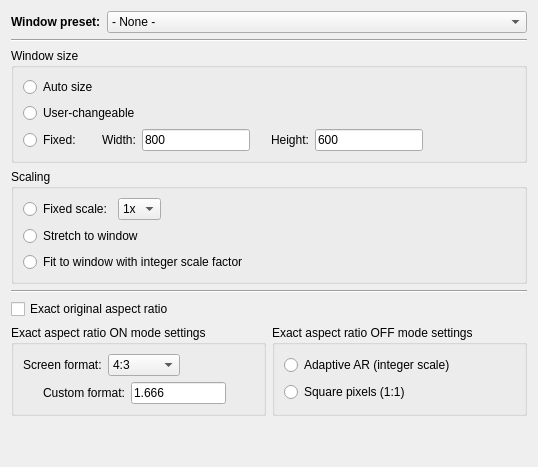
     <widget class="QWidget" name="windowTab">
      <attribute name="title">
       <string>Window</string>
      </attribute>
      <layout class="QVBoxLayout" name="verticalLayout_7">
       <item>
        <layout class="QHBoxLayout" name="horizontalLayout_4">
         <item>
          <widget class="QLabel" name="presetLabel">
           <property name="sizePolicy">
            <sizepolicy hsizetype="Preferred" vsizetype="Preferred">
             <horstretch>0</horstretch>
             <verstretch>0</verstretch>
            </sizepolicy>
           </property>
           <property name="font">
            <font>
             <bold>true</bold>
            </font>
           </property>
           <property name="text">
            <string>Window preset:</string>
           </property>
          </widget>
         </item>
         <item>
          <widget class="QComboBox" name="presetComboBox">
           <property name="sizePolicy">
            <sizepolicy hsizetype="Expanding" vsizetype="Fixed">
             <horstretch>0</horstretch>
             <verstretch>0</verstretch>
            </sizepolicy>
           </property>
           <item>
            <property name="text">
             <string>- None -</string>
            </property>
           </item>
           <item>
            <property name="text">
             <string notr="true">1x</string>
            </property>
           </item>
           <item>
            <property name="text">
             <string notr="true">2x</string>
            </property>
           </item>
           <item>
            <property name="text">
             <string notr="true">3x</string>
            </property>
           </item>
           <item>
            <property name="text">
             <string notr="true">4x</string>
            </property>
           </item>
           <item>
            <property name="text">
             <string notr="true">5x</string>
            </property>
           </item>
           <item>
            <property name="text">
             <string>Resizable</string>
            </property>
           </item>
          </widget>
         </item>
        </layout>
       </item>
       <item>
        <widget class="Line" name="line_2">
         <property name="orientation">
          <enum>Qt::Horizontal</enum>
         </property>
        </widget>
       </item>
       <item>
        <widget class="QGroupBox" name="windowSizeGroupBox">
         <property name="title">
          <string>Window size</string>
         </property>
         <layout class="QVBoxLayout" name="verticalLayout_6">
          <item>
           <widget class="QRadioButton" name="autoSizeRadioButton">
            <property name="text">
             <string>Auto size</string>
            </property>
           </widget>
          </item>
          <item>
           <widget class="QRadioButton" name="userSizeRadioButton">
            <property name="sizePolicy">
             <sizepolicy hsizetype="Expanding" vsizetype="Fixed">
              <horstretch>0</horstretch>
              <verstretch>0</verstretch>
             </sizepolicy>
            </property>
            <property name="text">
             <string>User-changeable</string>
            </property>
           </widget>
          </item>
          <item>
           <layout class="QHBoxLayout" name="horizontalLayout_3">
            <item>
             <widget class="QRadioButton" name="fixedSizeRadioButton">
              <property name="sizePolicy">
               <sizepolicy hsizetype="Preferred" vsizetype="Fixed">
                <horstretch>0</horstretch>
                <verstretch>0</verstretch>
               </sizepolicy>
              </property>
              <property name="text">
               <string>Fixed:</string>
              </property>
             </widget>
            </item>
            <item>
             <spacer name="horizontalSpacer_3">
              <property name="orientation">
               <enum>Qt::Horizontal</enum>
              </property>
              <property name="sizeType">
               <enum>QSizePolicy::Fixed</enum>
              </property>
              <property name="sizeHint" stdset="0">
               <size>
                <width>15</width>
                <height>13</height>
               </size>
              </property>
             </spacer>
            </item>
            <item>
             <widget class="QLabel" name="label_6">
              <property name="sizePolicy">
               <sizepolicy hsizetype="Preferred" vsizetype="Preferred">
                <horstretch>0</horstretch>
                <verstretch>0</verstretch>
               </sizepolicy>
              </property>
              <property name="text">
               <string>Width:</string>
              </property>
             </widget>
            </item>
            <item>
             <widget class="QLineEdit" name="widthLineEdit">
              <property name="sizePolicy">
               <sizepolicy hsizetype="Fixed" vsizetype="Fixed">
                <horstretch>0</horstretch>
                <verstretch>0</verstretch>
               </sizepolicy>
              </property>
              <property name="text">
               <string notr="true">800</string>
              </property>
             </widget>
            </item>
            <item>
             <spacer name="horizontalSpacer_2">
              <property name="orientation">
               <enum>Qt::Horizontal</enum>
              </property>
              <property name="sizeType">
               <enum>QSizePolicy::Fixed</enum>
              </property>
              <property name="sizeHint" stdset="0">
               <size>
                <width>15</width>
                <height>13</height>
               </size>
              </property>
             </spacer>
            </item>
            <item>
             <widget class="QLabel" name="label_7">
              <property name="text">
               <string>Height:</string>
              </property>
             </widget>
            </item>
            <item>
             <widget class="QLineEdit" name="heightLineEdit">
              <property name="sizePolicy">
               <sizepolicy hsizetype="Fixed" vsizetype="Fixed">
                <horstretch>0</horstretch>
                <verstretch>0</verstretch>
               </sizepolicy>
              </property>
              <property name="text">
               <string notr="true">600</string>
              </property>
             </widget>
            </item>
            <item>
             <spacer name="horizontalSpacer_4">
              <property name="orientation">
               <enum>Qt::Horizontal</enum>
              </property>
              <property name="sizeHint" stdset="0">
               <size>
                <width>40</width>
                <height>13</height>
               </size>
              </property>
             </spacer>
            </item>
           </layout>
          </item>
         </layout>
        </widget>
       </item>
       <item>
        <widget class="QGroupBox" name="scalingGroupBox">
         <property name="title">
          <string>Scaling</string>
         </property>
         <layout class="QVBoxLayout" name="verticalLayout_8">
          <item>
           <layout class="QHBoxLayout" name="horizontalLayout_5">
            <item>
             <widget class="QRadioButton" name="fixedScaleRadioButton">
              <property name="text">
               <string>Fixed scale:</string>
              </property>
             </widget>
            </item>
            <item>
             <widget class="QComboBox" name="fixedScaleComboBox">
              <property name="editable">
               <bool>false</bool>
              </property>
              <item>
               <property name="text">
                <string notr="true">1x</string>
               </property>
              </item>
              <item>
               <property name="text">
                <string notr="true">2x</string>
               </property>
              </item>
              <item>
               <property name="text">
                <string notr="true">3x</string>
               </property>
              </item>
              <item>
               <property name="text">
                <string notr="true">4x</string>
               </property>
              </item>
              <item>
               <property name="text">
                <string notr="true">5x</string>
               </property>
              </item>
             </widget>
            </item>
            <item>
             <spacer name="horizontalSpacer_5">
              <property name="orientation">
               <enum>Qt::Horizontal</enum>
              </property>
              <property name="sizeHint" stdset="0">
               <size>
                <width>40</width>
                <height>20</height>
               </size>
              </property>
             </spacer>
            </item>
           </layout>
          </item>
          <item>
           <widget class="QRadioButton" name="stretchRadioButton">
            <property name="text">
             <string>Stretch to window</string>
            </property>
           </widget>
          </item>
          <item>
           <widget class="QRadioButton" name="stretchPropIntRadioButton">
            <property name="text">
             <string>Fit to window with integer scale factor</string>
            </property>
           </widget>
          </item>
         </layout>
        </widget>
       </item>
       <item>
        <widget class="Line" name="line_3">
         <property name="orientation">
          <enum>Qt::Horizontal</enum>
         </property>
        </widget>
       </item>
       <item>
        <widget class="QCheckBox" name="aspectCheckBox">
         <property name="text">
          <string>Exact original aspect ratio</string>
         </property>
        </widget>
       </item>
       <item>
        <layout class="QHBoxLayout" name="horizontalLayout_11">
         <item>
          <widget class="QGroupBox" name="arOnGroupBox">
           <property name="sizePolicy">
            <sizepolicy hsizetype="Preferred" vsizetype="Preferred">
             <horstretch>1</horstretch>
             <verstretch>0</verstretch>
            </sizepolicy>
           </property>
           <property name="title">
            <string>Exact aspect ratio ON mode settings</string>
           </property>
           <layout class="QVBoxLayout" name="verticalLayout_21">
            <item>
             <layout class="QHBoxLayout" name="horizontalLayout_12">
              <item>
               <widget class="QLabel" name="wideLabel">
                <property name="text">
                 <string>Screen format:</string>
                </property>
               </widget>
              </item>
              <item>
               <widget class="QComboBox" name="wideComboBox">
                <item>
                 <property name="text">
                  <string notr="true">4:3</string>
                 </property>
                </item>
                <item>
                 <property name="text">
                  <string notr="true">16:9</string>
                 </property>
                </item>
                <item>
                 <property name="text">
                  <string>Custom</string>
                 </property>
                </item>
               </widget>
              </item>
              <item>
               <spacer name="horizontalSpacer_9">
                <property name="orientation">
                 <enum>Qt::Horizontal</enum>
                </property>
                <property name="sizeHint" stdset="0">
                 <size>
                  <width>40</width>
                  <height>20</height>
                 </size>
                </property>
               </spacer>
              </item>
             </layout>
            </item>
            <item>
             <layout class="QHBoxLayout" name="horizontalLayout_13">
              <item>
               <spacer name="horizontalSpacer_13">
                <property name="orientation">
                 <enum>Qt::Horizontal</enum>
                </property>
                <property name="sizeType">
                 <enum>QSizePolicy::Fixed</enum>
                </property>
                <property name="sizeHint" stdset="0">
                 <size>
                  <width>20</width>
                  <height>20</height>
                 </size>
                </property>
               </spacer>
              </item>
              <item>
               <widget class="QLabel" name="label_3">
                <property name="text">
                 <string>Custom format:</string>
                </property>
               </widget>
              </item>
              <item>
               <widget class="QLineEdit" name="customFormatLineEdit">
                <property name="inputMask">
                 <string notr="true">0.000</string>
                </property>
                <property name="text">
                 <string notr="true">1.666</string>
                </property>
               </widget>
              </item>
              <item>
               <spacer name="horizontalSpacer_10">
                <property name="orientation">
                 <enum>Qt::Horizontal</enum>
                </property>
                <property name="sizeHint" stdset="0">
                 <size>
                  <width>40</width>
                  <height>20</height>
                 </size>
                </property>
               </spacer>
              </item>
             </layout>
            </item>
           </layout>
          </widget>
         </item>
         <item>
          <widget class="QGroupBox" name="arOffgroupBox">
           <property name="sizePolicy">
            <sizepolicy hsizetype="Preferred" vsizetype="Preferred">
             <horstretch>1</horstretch>
             <verstretch>0</verstretch>
            </sizepolicy>
           </property>
           <property name="title">
            <string>Exact aspect ratio OFF mode settings</string>
           </property>
           <layout class="QVBoxLayout" name="verticalLayout_22">
            <item>
             <widget class="QRadioButton" name="adaptArRadioButton">
              <property name="text">
               <string>Adaptive AR (integer scale)</string>
              </property>
             </widget>
            </item>
            <item>
             <widget class="QRadioButton" name="sqrArRadioButton">
              <property name="text">
               <string>Square pixels (1:1)</string>
              </property>
             </widget>
            </item>
           </layout>
          </widget>
         </item>
        </layout>
       </item>
       <item>
        <spacer name="verticalSpacer_4">
         <property name="orientation">
          <enum>Qt::Vertical</enum>
         </property>
         <property name="sizeHint" stdset="0">
          <size>
           <width>20</width>
           <height>40</height>
          </size>
         </property>
        </spacer>
       </item>
      </layout>
     </widget>
